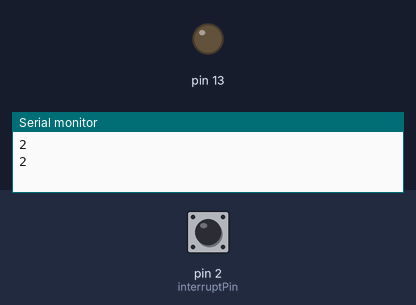
This sketch was run on a simulated Arduino Uno, built with avr-gcc and run on an emulated ATmega328P. Parts: output pins drawn as LEDs (lit = HIGH), the last lines printed to the serial monitor. The inputs (shaded band) are chosen by the test bench; at power-on: pin 2 (interruptPin) HIGH.

Above: at 1.2 s.
1.3 s: pin 2 (interruptPin) pulled LOW for 0.15 s
At 1.37 s:
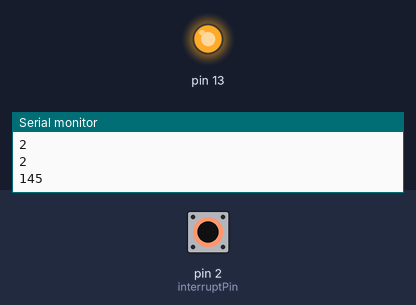
2.9 s: pin 2 (interruptPin) pulled LOW for 3.2 s
At 6.8 s:
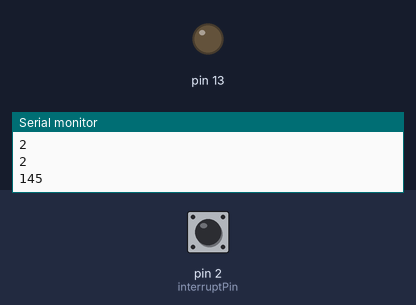
Timing chart, 0 to 8.3 s (numbered marks = the images above; inputs shaded):
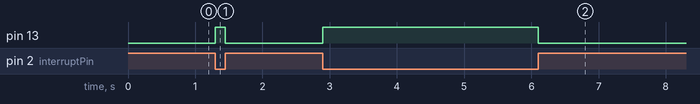

Measured:
- after the input at 1.3 s, pin 13: LOW → HIGH at once, → LOW 0.15 s later
- after the input at 2.9 s, pin 13: LOW → HIGH at once, → LOW 3.2 s later

The sketch:

interupt_test.ino
```cpp
const int a = 145;
const byte interruptPin = 2;

void setup()
{
  pinMode(13, OUTPUT);
  Serial.begin(9600);
  pinMode(interruptPin, INPUT_PULLUP);
  attachInterrupt(digitalPinToInterrupt(interruptPin), test, CHANGE);
}
void loop()
{
  Serial.println(2);
  delay(1000);
}


void test()
{
  // vypne přerušení na pinu 2
  detachInterrupt(digitalPinToInterrupt(interruptPin));

  if (digitalRead(13) == LOW) digitalWrite(13, HIGH);
  else digitalWrite(13, LOW);
  // počkáme
  Serial.println(a);
  delay(3000);
  attachInterrupt(digitalPinToInterrupt(interruptPin), test, CHANGE);
}
```
